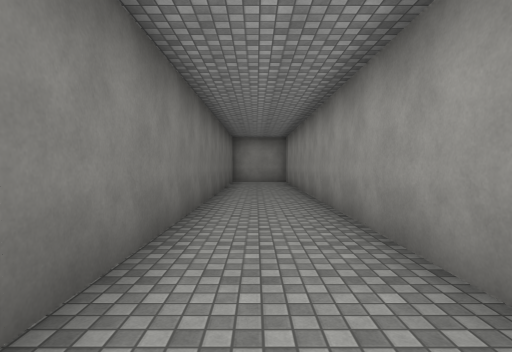
[1] (above)

12 first-person views from a walk through a 3-D level made in the Unity game engine. The camera is 1.5 m above the floor, tilts 2° down and sees 80° across. The floor is counted in squares, 2 m on a side. Each view is taken from the middle of a square. On the plan, view 1 faces up. The plan holds only what a view shows up to about 10 squares ahead; the rest is blank. The place goes on beyond the plan. The player character is not drawn. Some animated figures are left out. Surface patterns are stand-ins for the level's own textures.

[2]
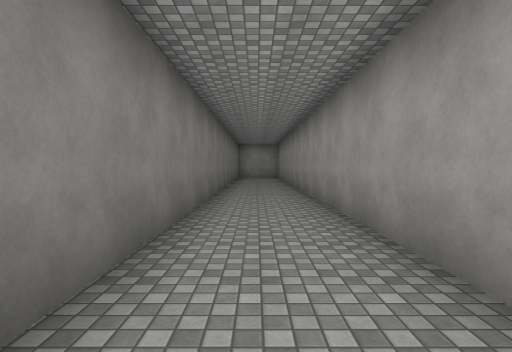

[3]
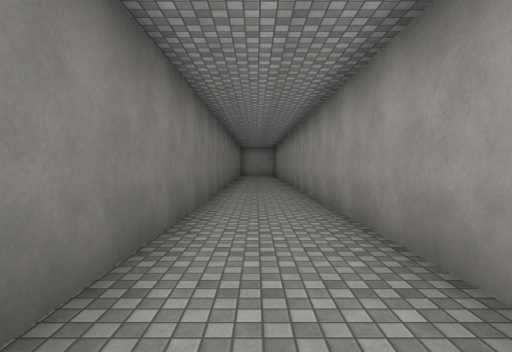

[4]
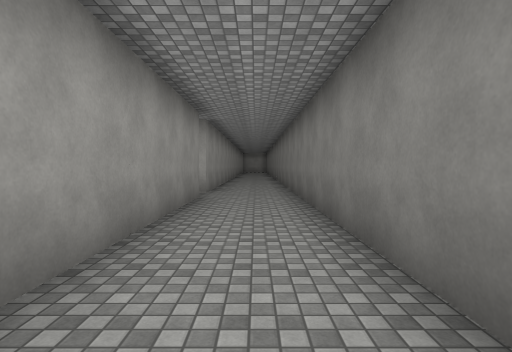

[5]
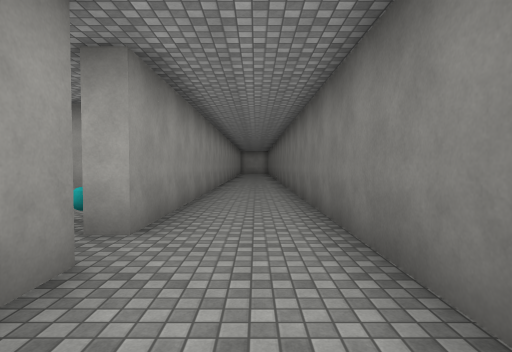

[6]
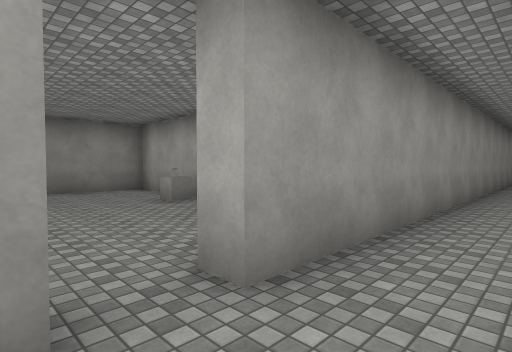

[7]
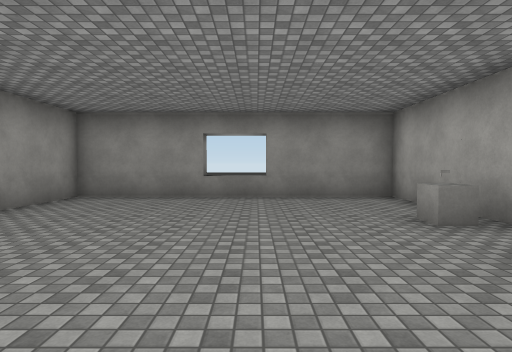

[8]
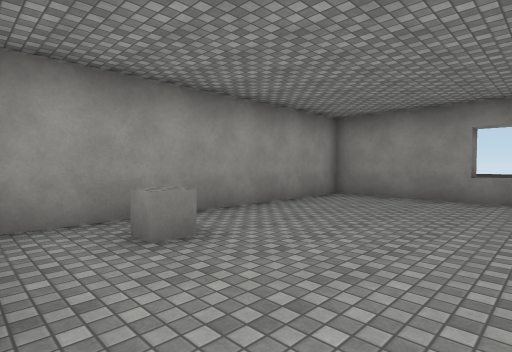

[9]
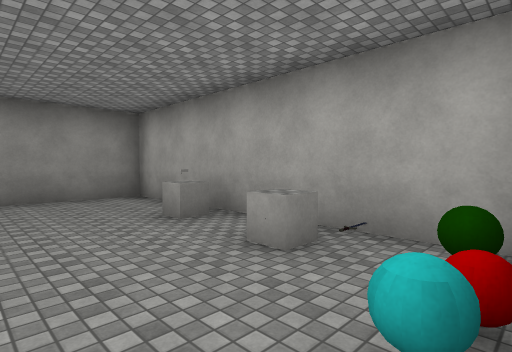

[10]
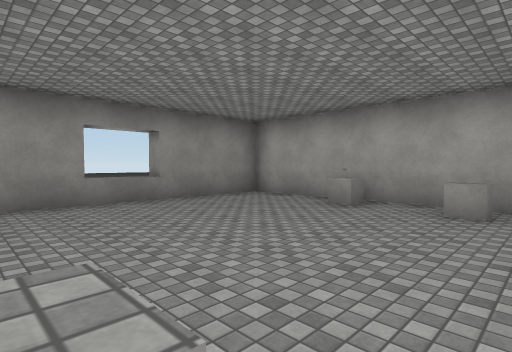

[11]
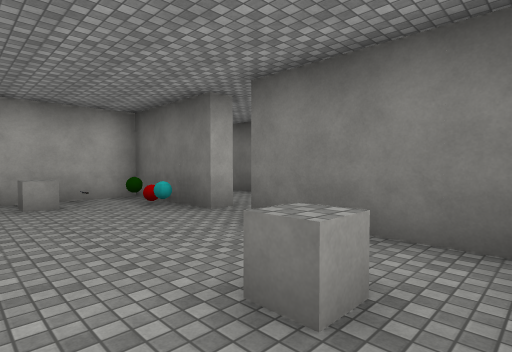

[12]
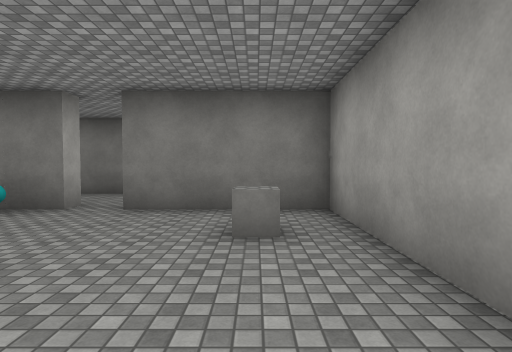

### Floor plan
Points are (right, up) in squares from view 1. A wall is a line through its corners. A room is listed if a view was taken in it or the views show most of it. See-through windows are left out.
Room 1 (views 1, 2, 3, 4, 5, 6, 7, 8, 9)
walls: (1.4, -10.4) (1.4, 9.4); (1.4, -17.5) (1.4, -11.2) (1.8, -11.2); (-1, 9.5) (-1, -17.5)
ways out: opening at (2, -11) to room 2
Room 2 (views 10, 11, 12)
walls: (9.2, -8.6) (9.2, -6.8) (1.8, -6.8) (1.8, -10.2); (1.8, -11.2) (1.8, -14.3) (9.2, -14.3) (9.2, -11.8)
ways out: opening at (2, -11) to room 1
objects: other object (4, -13); other object (4, -8); other object (6, -14); other object (10, -11); other object (10, -10); other object (10, -9)

Where each view was taken, in squares from view 1:
view 1: 0 up, 0 right, facing up
view 2: 4 down, 0 right, facing up
view 3: 7 down, 0 right, facing up
view 4: 3 down, 0 right, facing down
view 5: 8 down, 0 right, facing down
view 6: 10 down, 0 right, facing down-right
view 7: 11 down, 2 right, facing right
view 8: 11 down, 2 right, facing up-right
view 9: 11 down, 2 right, facing down-right
view 10: 8 down, 3 right, facing down-right
view 11: 7 down, 5 right, facing down-left
view 12: 8 down, 7 right, facing left
